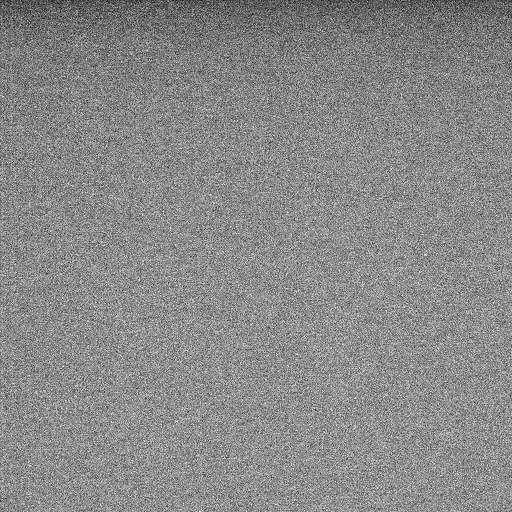
#> input picture concours_drive/imgs-tests/dddd.png, 512 x 512 px, found by its file name; its folder holds only this picture in this run
$ python extract_caracteristics.py imgs-tests/dddd.png   (older library calls are emulated)
#> lines starting #> are read from the running program, lines starting #| are printed output that depends on the picture
#> further down, img_orig is the input picture: shape (512, 512); min 0, max 255, mean 137.3
### concours_drive/function.py
#!/usr/bin/env python3
# -*- coding: utf-8 -*-
"""
Created on Wed Mar 25 17:38:59 2020

@author: williams
"""
import cv2
import numpy as np


def nothing(x):
    pass

def getsize(img):
    h, w = img.shape[:2]
    return w, h

# [18 lines left out: function bytescaling, not called in this run]

def hist_curve(im, activate,widthHist = 5,maxBlack = 5,minWhite = 250,ImoyInf=40,ImoySup=100):
#> called with activate = True, widthHist = 5, maxBlack = 5, minWhite = 250, ImoyInf = 40, ImoySup = 100
    h = np.ones((300,256,3))
    h2 = np.ones((300,256,3))
    if len(im.shape) == 2:
        color = [(255,255,255)]
    elif im.shape[2] == 3:
        color = [ (255,0,0),(0,255,0),(0,0,255) ]
    for ch, col in enumerate(color):
        hist_item = cv2.calcHist([im],[ch],None,[256],[0,256])
        cv2.normalize(hist_item,hist_item,0,255,cv2.NORM_MINMAX)
        hist=np.int32(np.around(hist_item))
        cdf = hist.cumsum() #histogramm cumulé
        cdf_normalized = cdf / cdf.max() # between 0 et 1
        hist_normalized = hist / hist.max()  # between 0 et 1
        Imin = np.where(cdf_normalized>=0.01)[0][0] ; Imax  = np.where(cdf_normalized>=0.99)[0][0] ; Imoy  = np.where(cdf_normalized>=0.50)[0][0]

        if activate == True :
            cv2.line(h,(Imax,300),(Imin,0),(255,0,0),1)
            cv2.line(h2,(Imax,300),(Imin,0),(255,0,0),1)
            i = 0
            for el in cdf_normalized :
                cv2.circle(h,(i,int(300*cdf_normalized[i])),1, (255,0,255), 1)
                i = i + 1
                if i > 0 and i < 256:
                    cv2.line(h,(i,int(300*cdf_normalized[i])),(i-1,int(300*cdf_normalized[i-1])),(255,0,255),1)
            i = 0
            for el in hist_normalized :
                cv2.circle(h2,(i,int(hist_normalized[i][0])),1, (255,0,255), 1)
                i = i + 1
                if i > 0 and i < 256 :
                    cv2.line(h2,(i,int(300*hist_normalized[i])),(i-1,int(hist_normalized[i-1])),(255,0,255),1)
#> this loop made 1 pass
#> (Imin, Imax, Imoy) on pass 1: (69, 202, 138)
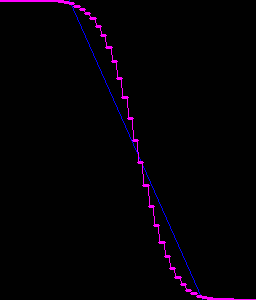
#> h: shape (300, 256, 3) float64; mean of channels 0, 1, 2 5, 1, 4; drawn as B, G, R
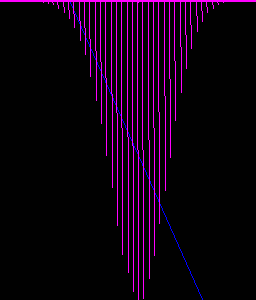
#> h2: shape (300, 256, 3) float64; mean of channels 0, 1, 2 16.5, 0.9, 15.7; drawn as B, G, R

    y = np.flipud(h) ; y2 = np.flipud(h2)
#> after `y = np.flipud(h)`:
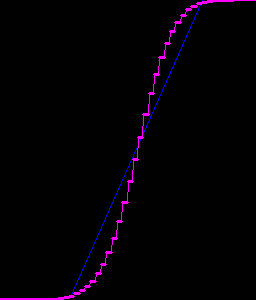
#> y: shape (300, 256, 3) float64; mean of channels 0, 1, 2 5, 1, 4; drawn as B, G, R
#> after `y2 = np.flipud(h2)`:
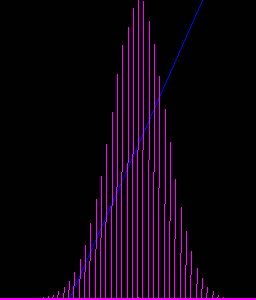
#> y2: shape (300, 256, 3) float64; mean of channels 0, 1, 2 16.5, 0.9, 15.7; drawn as B, G, R

    blackImg = False ; whiteImg = False ; normalImg = True ; noiseImg = False ; presenceCell = True
    if Imin <= Imax and Imax < maxBlack and (Imax-Imin) <= widthHist :
        blackImg = True
        normalImg = False
        presenceCell = False
    if Imax >= Imin and Imin > minWhite and (Imax-Imin) <= widthHist :
        whiteImg = True
        normalImg = False
        presenceCell = False
    if Imoy >= ImoyInf and Imoy < ImoySup :
        normalImg = False
        noiseImg = True
        presenceCell = True
    if whiteImg == False and Imoy >= ImoySup :
        normalImg = False
        noiseImg = True
        presenceCell = False

    return y,y2,Imin,Imax,Imoy,variance_of_laplacian(im),blackImg,whiteImg,normalImg,noiseImg,presenceCell


def variance_of_laplacian(image):
    if image is None:
        print ('Erreur: opening image')
        return -1
    image = cv2.cvtColor(image,cv2.COLOR_GRAY2BGR)
    image = cv2.GaussianBlur(image, (3, 3), 0)
    src_gray = cv2.cvtColor(image, cv2.COLOR_BGR2GRAY)
    kernel_size = 3
    return cv2.Laplacian(src_gray, cv2.CV_16S, ksize=kernel_size).var()

### concours_drive/extract_caracteristics.py
# -*- coding: utf-8 -*-
"""
@author:    Williams BRETT
@date:      24-03-2020
@brief:     Extract cells, morphological caracteristics,... since RFP image
"""

import numpy as np
import cv2
import function as f
import argparse
import json


dir_masks='./imgs-tests/'


if __name__ == "__main__":

    parser = argparse.ArgumentParser()
    parser.add_argument("img", help="the name of image, 8 bits ou 16 bits")
    args = parser.parse_args()

    #img_orig=cv2.imread(dir_masks+args.img,cv2.IMREAD_UNCHANGED)
    #if img_orig.dtype == 'uint16':
    #    img_orig = f.bytescaling(img_orig)
    #else :
    img_orig=cv2.imread(dir_masks+args.img,0)

    o = img_orig.copy()
    o = cv2.cvtColor(o,cv2.COLOR_GRAY2RGB)

    c1,c2,Imin,Imax,Imoy,v,blackImg,whiteImg,normalImg,noiseImg,presenceCell = f.hist_curve(img_orig,True)
#> Imin = 69; Imax = 202; Imoy = 138; v = 2784.5; blackImg = False; whiteImg = False; normalImg = False; noiseImg = True; presenceCell = False
    #cv2.imshow('C1',c1) ; cv2.imshow('C2',c2)


    strO = str('Img:'+str(dir_masks+args.img)+' >')
    if blackImg == True:
        strO = strO + ' black'
    if whiteImg == True:
        strO = strO + ' white'
    if noiseImg == True:
        strO = strO + ' noise'
    if presenceCell == True:
        strO = strO + ' cells'
    o = cv2.putText(o,strO, (20,20),  cv2.FONT_HERSHEY_SIMPLEX, 0.45, (255, 255,0), 1)

    caracteristics_img = {
        'img': args.img,
        'histogram': {
            'black' : blackImg,
            'white' : whiteImg,
            'noise' : noiseImg
            },
        'NCell' : 'NaN'
    }


    if normalImg == False:
        print('------------------Results------------------')
        jsonOutputIndent = json.dumps(caracteristics_img, sort_keys=False, indent=2)
        print('Indentation format: '+ jsonOutputIndent)
#| Indentation format: {
#|   "img": "imgs-tests/dddd.png",
#|   "histogram": {
#|     "black": false,
#|     "white": false,
#|     "noise": true
#|   },
#|   "NCell": "NaN"
#| }
    else:
        lp = cv2.Laplacian(img_orig, cv2.CV_16S, ksize=9)
        blur = cv2.GaussianBlur(img_orig,(3,3),0)
        kernel = np.array((
    	        [-1, -1, -1, -1, -1],
    	        [-1, -1, -1, -1, -1],
    	        [-1, -1, 24, -1, -1],
    	        [-1, -1, -1, -1, -1],
    	        [-1, -1, -1, -1, -1]), dtype="int")
        convolution = cv2.filter2D(blur, -1, kernel)
        ret2,th2 = cv2.threshold(convolution,100,255,cv2.THRESH_BINARY+cv2.THRESH_OTSU)
        cnts = cv2.findContours(th2.copy(), cv2.RETR_EXTERNAL, cv2.CHAIN_APPROX_SIMPLE)
        cnts = cnts[0]
        cv2.drawContours(o, cnts,-1, (0,127,0), 1)

        caracteristics_img['NCell'] = len(cnts)
        #caracteristics_img = json.dumps(caracteristics_img)

        print('Id:{} - {} noyaux possibles'.format(dir_masks+args.img,len(cnts)))
        caracteristics_img['Extract'] = {}
        elem = 0
        for c in cnts:
            M = cv2.moments(c)
            cX = int((M["m10"] / (M["m00"]+1e-4)))
            cY = int((M["m01"] / (M["m00"]+1e-4)))
            area = cv2.contourArea(c)
            perimeter = cv2.arcLength(c,True)
            mask = np.zeros(img_orig.shape,np.uint8)
            cv2.drawContours(mask,[c],0,255,-1)
            mean_val = cv2.mean(img_orig,mask = mask)

            caracteristics_img['Extract']['Cell-'+str(elem)] = {}
            caracteristics_img['Extract']['Cell-'+str(elem)]['barycenter'] = {}
            caracteristics_img['Extract']['Cell-'+str(elem)]['barycenter']['x'] = cX
            caracteristics_img['Extract']['Cell-'+str(elem)]['barycenter']['y'] = cY
            caracteristics_img['Extract']['Cell-'+str(elem)]['geometry'] =  {}
            caracteristics_img['Extract']['Cell-'+str(elem)]['geometry']['area'] =  area
            caracteristics_img['Extract']['Cell-'+str(elem)]['geometry']['perimeter'] =  perimeter
            caracteristics_img['Extract']['Cell-'+str(elem)]['meanIntensity'] = mean_val[0]

            # if you need extract all pixel in a shape
            #pixelpoints = np.transpose(np.nonzero(mask))

            elem = elem + 1
            #o = cv2.circle(o,(cX,cY),5,(0,0,255),1)

        print('------------------Results------------------')
        jsonOutputIndent = json.dumps(caracteristics_img, sort_keys=False, indent=2)
        print('Indentation format: '+ jsonOutputIndent)

        cv2.imshow('cells',o)
        print('Press a touch to quit....')
        cv2.waitKey(0)
